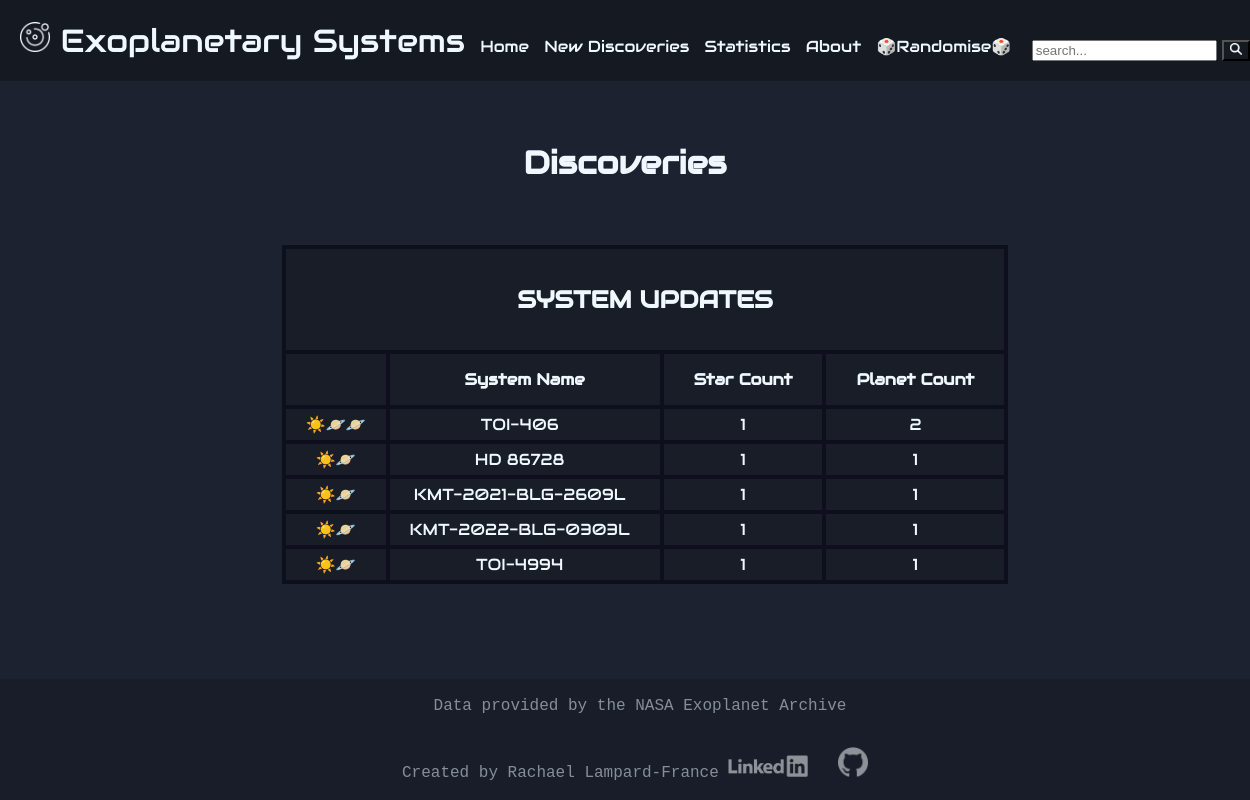
The page /new/s on the database its author committed.
### tables this page shows
CREATE TABLE stellar_hosts (
    sy_name TEXT PRIMARY KEY NOT NULL,
    sy_snum INTEGER,
    sy_pnum INTEGER,
    last_updated DATETIME DEFAULT current_timestamp
);

### main.py (the view, shortened to what this page needs)
@app.route("/new/<category>")
def new(category):
    if category not in ['p', 's', 'ps']:
        return render_template("error.html", message="Page does not exist")
    if category in ['s', 'ps']:
        new_systems = []
        with sqlite3.connect(DB) as conn:
            cursor = conn.cursor()
            modified = cursor.execute("""
                SELECT *
                  FROM stellar_hosts
                 WHERE last_updated = (
                        SELECT MAX(last_updated)
                          FROM stellar_hosts
                );
            """)
        for mod in modified:
            system_icos = ("☀️" * mod[1]) + ("🪐" * mod[2])
            new_systems.append(
                {
                    "sy_name": mod[0],
                    "sy_snum": mod[1],
                    "sy_pnum": mod[2],
                    "system_icos": system_icos
                }
            )
    if category == 'p':
        return render_template(
            "new.html",
            new_planets=new_planets,
            category=category
        )
    elif category == 's':
        return render_template(
            "new.html",
            new_systems=new_systems,
            category=category
        )

### templates/new.html (shortened to what this page needs)
{% extends "layout.html" %}
{% block main %}
<div class="page-heading">
    <h1>
        Discoveries
    </h1>
</div>
{% if category in ['s', 'ps'] %}
{% include "system_updates.html" %}
{% endif %}
{% endblock %}

### templates/system_updates.html
<div class="table-systemupdates center padded">
    <table>
        <thead>
            <tr>
                <th colspan="4"><h2>SYSTEM UPDATES</h2></th>
            </tr>
        </thead>
        <thead>
            <tr>
                <th></th>
                <th>System Name</th>
                <th>Star Count</th>
                <th>Planet Count</th>
            </tr>
        </thead>
        <tbody>
            {% for system in new_systems %}
            <tr>
                <td>{{ system.system_icos }}</td>
                <td><a href="{{ url_for('system', stellar_body=system.sy_name) }}">{{ system.sy_name }}</a></td>
                <td>{{ system.sy_snum }}</td>
                <td>{{ system.sy_pnum }}</td>
            </tr>
            {% endfor %}
        </tbody>
    </table>
</div>

### static/styles.css (style rules this page uses)
body { margin: 0px; background-color: #1d2230; font-family: Audiowide, sans-serif; color: #f0f8ff; min-height: 100vh; }
.center, .page-heading, [class|="img"] { justify-content: center; display: block; margin-left: auto; margin-right: auto; align-items: center; }
.txt-center, h1, p, h2, table { text-align: center; }
.navbar-logo:hover, a:link, a:visited { text-decoration: none; padding-right: 10px; }
.padded, table, .page-heading, #content, [class|="img"] { padding: 20px; }
a:link, a:visited { color: aliceblue; }
table { margin-left: auto; margin-right: auto; border-collapse: collapse; width: auto; }
[class|="table"] { overflow-x:auto; width: 100%; }
td, th { background-color: #191d28; border: 4px solid rgb(14, 15, 28); }
td { padding-top: 5px; padding-bottom: 5px; padding-left: 20px; padding-right: 20px; }
th { padding-top: 15px; padding-bottom: 15px; padding-left: 30px; padding-right: 30px; }

### rows shown on the page
stellar_hosts: system_icos "☀️🪐🪐", sy_name "TOI-406", sy_snum "1", sy_pnum "2"

### other values the page prints
{{ system.system_icos }} "☀️🪐" "☀️🪐" "☀️🪐" "☀️🪐"
{{ system.sy_name }} "HD 86728" "KMT-2021-BLG-2609L" "KMT-2022-BLG-0303L" "TOI-4994"
{{ system.sy_snum }} "1" "1" "1" "1"
{{ system.sy_pnum }} "1" "1" "1" "1"
